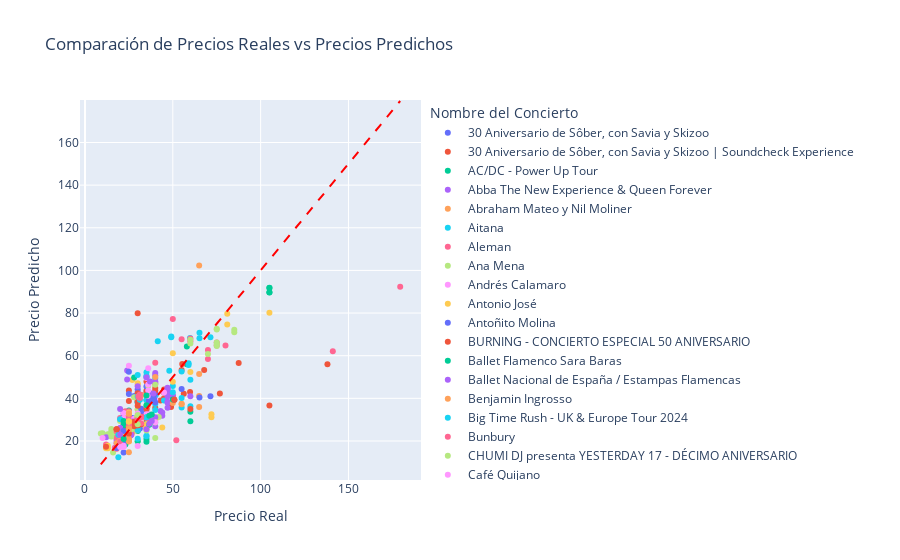

Write notebook code for a chart like this one.
### Code cell
# Definir los parámetros para GridSearchCV
params = {
    'mlp__hidden_layer_sizes': [(1,), (20,20), (50,50), (100,), (100,100), (200,), (300,)],
    'mlp__learning_rate': ['constant', 'invscaling', 'adaptive'],
    'mlp__alpha': [0.00001, 0.0001, 0.001, 0.01, 0.1, 1, 10, 100] 
}

# Realizar GridSearchCV
start_time = time.time()

gridSearch = GridSearchCV(estimator=pipeline, param_grid=params, n_jobs=-1, scoring='neg_mean_squared_error', cv=ps)
gridSearch.fit(X_train, y)

results = cross_validate(gridSearch.best_estimator_, X_train, y, cv=ps, scoring=scoring, return_train_score=True)

end_time = time.time()
execution_time = end_time - start_time
print("Tiempo de ejecución:", execution_time, "segundos")

print('Mejores parámetros GridSearchCV: ', gridSearch.best_params_)

resultados = crear_tabla_resultados(results)

cargar_modelo_mlflow(gridSearch.best_estimator_, 'MIN_PRICE', 'GRID SEARCH ESTANDARIZADO', resultados, execution_time)

# Mostrar las predicciones y los valores reales
plot_model_predictions(gridSearch.best_estimator_, X_train, y, data)
feature_importance(gridSearch.best_estimator_, X_train, y, 15)
resultados
